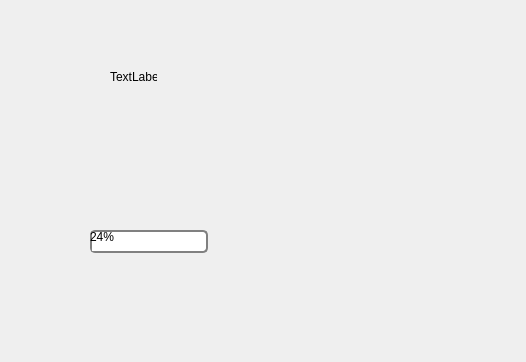
<?xml version="1.0" encoding="UTF-8"?>
<ui version="4.0">
 <class>MainWindow</class>
 <widget class="QMainWindow" name="MainWindow">
  <property name="geometry">
   <rect>
    <x>0</x>
    <y>0</y>
    <width>526</width>
    <height>362</height>
   </rect>
  </property>
  <property name="windowTitle">
   <string>MainWindow</string>
  </property>
  <property name="styleSheet">
   <string notr="true"/>
  </property>
  <widget class="QWidget" name="centralWidget">
   <widget class="QLabel" name="label">
    <property name="geometry">
     <rect>
      <x>110</x>
      <y>70</y>
      <width>47</width>
      <height>13</height>
     </rect>
    </property>
    <property name="text">
     <string>TextLabel</string>
    </property>
   </widget>
   <widget class="QProgressBar" name="progressBar">
    <property name="geometry">
     <rect>
      <x>90</x>
      <y>230</y>
      <width>118</width>
      <height>23</height>
     </rect>
    </property>
    <property name="styleSheet">
     <string notr="true">QProgressBar {
    border: 2px solid grey;
    border-radius: 5px;
}

QProgressBar::chunk {
    background-color: white;
    width: 1px;
}</string>
    </property>
    <property name="value">
     <number>24</number>
    </property>
   </widget>
  </widget>
 </widget>
 <layoutdefault spacing="6" margin="11"/>
 <resources/>
 <connections/>
</ui>
